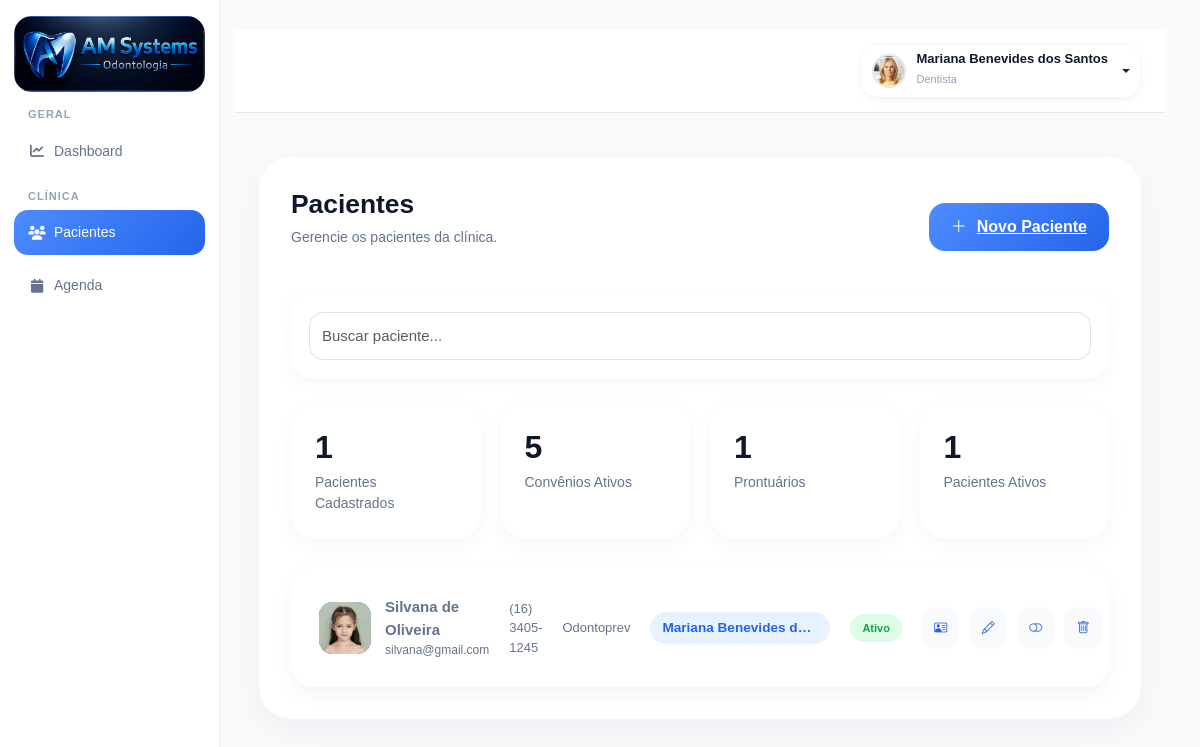
Before: /pacientes/ (signed in) with the older database file.
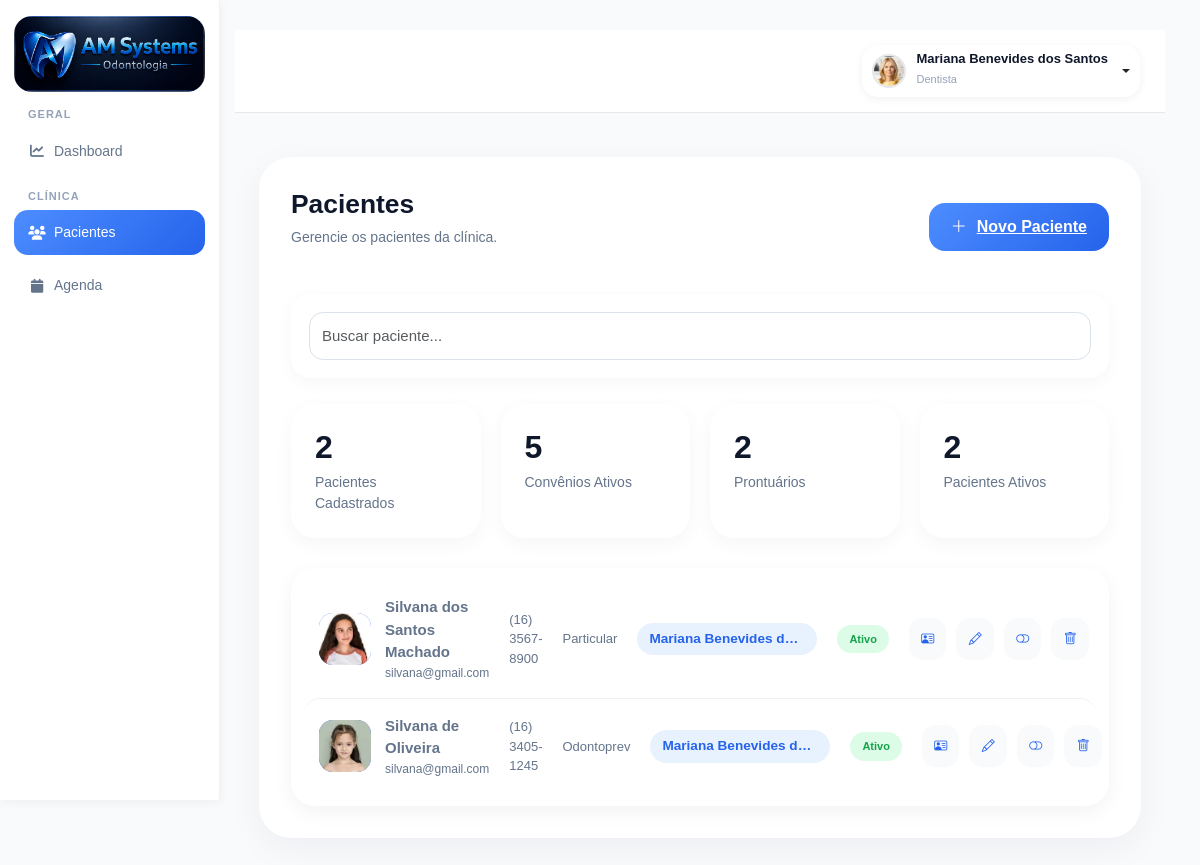
After: the same page with the newer database file.
### accounts/models.py (models this page shows, shortened)
class Paciente(models.Model):
    foto = models.ImageField(
        upload_to='pacientes/',
        blank=True,
        null=True
    )
    nome = models.CharField(
        max_length=200
    )
    cpf = models.CharField(
        max_length=14,
        blank=True,
        null=True
    )
    rg = models.CharField(
        max_length=20,
        blank=True,
        null=True
    )
    nascimento = models.DateField(
        blank=True,
        null=True
    )
    genero = models.CharField(
        max_length=20,
        blank=True,
        null=True
    )
    estado_civil = models.CharField(
        max_length=30,
        blank=True,
        null=True
    )
    profissao = models.CharField(
        max_length=100,
        blank=True,
        null=True
    )
    telefone = models.CharField(
        max_length=20,
        blank=True,
        null=True
    )
    whatsapp = models.CharField(
        max_length=20,
        blank=True,
        null=True
    )
    email = models.EmailField(
        blank=True,
        null=True
    )
    cep = models.CharField(
        max_length=10,
        blank=True,
        null=True
    )
    endereco = models.CharField(
        max_length=255,
        blank=True,
        null=True
    )
    numero = models.CharField(
        max_length=20,
        blank=True,
        null=True
    )
    complemento = models.CharField(
        max_length=100,
        blank=True,
        null=True
    )
    bairro = models.CharField(
        max_length=100,
        blank=True,
        null=True
    )
    cidade = models.CharField(
        max_length=100,
        blank=True,
        null=True
    )
    estado = models.CharField(
        max_length=2,
        blank=True,
        null=True
    )
    convenio = models.CharField(
        max_length=100,
        blank=True,
        null=True
    )
    carteirinha = models.CharField(
        max_length=100,
        blank=True,
        null=True
    )
    alergias = models.TextField(
        blank=True,
        null=True
    )
    medicamentos = models.TextField(
        blank=True,
        null=True
    )
    observacoes = models.TextField(
        blank=True,
        null=True
    )
    responsavel = models.CharField(
        max_length=200,
        blank=True,
        null=True
    )
    cpf_responsavel = models.CharField(
        max_length=14,
        blank=True,
        null=True
    )
    telefone_responsavel = models.CharField(
        max_length=20,
        blank=True,
        null=True
    )
    dentista = models.ForeignKey(
        User,
        on_delete=models.SET_NULL,
        null=True,
        blank=True,
        related_name='pacientes'
    )
    ativo = models.BooleanField(
        default=True
    )
    criado_em = models.DateTimeField(
        auto_now_add=True
    )
    atualizado_em = models.DateTimeField(
        auto_now=True
    )

### accounts/views.py (the view, shortened to what this page needs)
@login_required(login_url='/')
def pacientes_view(request):
    perfil = request.user.perfil.tipo_usuario
    if perfil == 'dentista':
        pacientes = Paciente.objects.filter(
            dentista=request.user
        ).order_by('-id')
    else:
        pacientes = Paciente.objects.all().order_by('-id')
    convenios = Convenio.objects.filter(
        ativo=True
    ).order_by('nome')
    dentistas = User.objects.filter(
        perfil__tipo_usuario='dentista'
    ).order_by('first_name')
    context = {
        'pacientes': pacientes,
        'convenios': convenios,
        'dentistas': dentistas,
    }
    return render(
        request,
        'accounts/pacientes.html',
        context
    )

### accounts/templates/accounts/pacientes.html (shortened to what the changed rows need)
{% extends 'accounts/base.html' %}
{% load static %}
{% block extra_css %}
<link rel="stylesheet" href="{% static 'css/pacientes.css' %}">
{% endblock %}
{% block content %}
<div class="page-wrapper">
    <div class="page-card">
        <div class="page-header">
            <div>
                <h1 class="page-title">
                    Pacientes
                </h1>
            </div>
        </div>
        <div class="stats-grid">
            <div class="stats-card">
                <h3>
                    {{ pacientes|length }}
                </h3>
                <p>
                    Pacientes Cadastrados
                </p>
            </div>
            <div class="stats-card">
                <h3>
                    {{ pacientes|length }}
                </h3>
                <p>
                    Prontuários
                </p>
            </div>
            <div class="stats-card">
                <h3>
                    {{ pacientes|length }}
                </h3>
                <p>
                    Pacientes Ativos
                </p>
            </div>
        </div>
        <div class="patients-list">
            {% for paciente in pacientes %}
            <div class="patient-row">
                <div class="patient-col patient-col-main">
                    <div class="patient-thumb">
                        {% if paciente.foto %}
                        <img src="{{ paciente.foto.url }}" alt="{{ paciente.nome }}">
                        {% else %}
                        {{ paciente.nome|slice:":1" }}
                        {% endif %}
                    </div>
                    <div>
                        <div class="patient-row-name">
                            {{ paciente.nome }}
                        </div>
                        <div class="patient-row-email">
                            {{ paciente.email|default:"Sem e-mail" }}
                        </div>
                    </div>
                </div>
                <div class="patient-col">
                    {{ paciente.telefone|default:"—" }}
                </div>
                <div class="patient-col">
                    {{ paciente.convenio|default:"Particular" }}
                </div>
                <div class="patient-col">
                    {% if paciente.dentista %}
                    <span class="dentista-badge">
                        {{ paciente.dentista.get_full_name|default:paciente.dentista.username }}
                    </span>
                    {% else %}
                    <span class="text-muted">
                        Não definido
                    </span>
                    {% endif %}
                </div>
                <div class="patient-col">
                    {% if paciente.ativo %}
                    <span class="status-badge status-ativo">
                        Ativo
                    </span>
                    {% else %}
                    <span class="status-badge status-inativo">
                        Inativo
                    </span>
                    {% endif %}
                </div>
                <div class="patient-col actions">
                    <a href="{% url 'perfil_paciente' paciente.id %}" class="action-btn" title="Perfil">
                        <i class="bi bi-person-vcard"></i>
                    </a>
                    <a href="{% url 'editar_paciente' paciente.id %}" class="action-btn" title="Editar">
                        <i class="bi bi-pencil"></i>
                    </a>
                    {% if paciente.ativo %}
                    <a href="{% url 'alterar_status_paciente' paciente.id %}" class="action-btn" title="Inativar">
                        <i class="bi bi-toggle-off"></i>
                    </a>
                    {% else %}
                    <a href="{% url 'alterar_status_paciente' paciente.id %}" class="action-btn" title="Ativar">
                        <i class="bi bi-toggle-on"></i>
                    </a>
                    {% endif %}
                    <a href="{% url 'excluir_paciente' paciente.id %}" class="action-btn action-btn-danger"
                        title="Excluir">
                        <i class="bi bi-trash"></i>
                    </a>
                </div>
            </div>
            {% empty %}
            <div class="patient-empty">
                Nenhum paciente cadastrado.
            </div>
            {% endfor %}
        </div>
        {% endblock %}

Changed rows visible on the page:
added Paciente: foto (picture), nome "Silvana dos Santos Machado", email "silvana@gmail.com", telefone "(16) 3567-8900", convenio "Particular", dentista.get_full_name "Mariana Benevides d…", ativo "Ativo"
Other visible differences:
{{ pacientes|length }}: "1" → "2"
